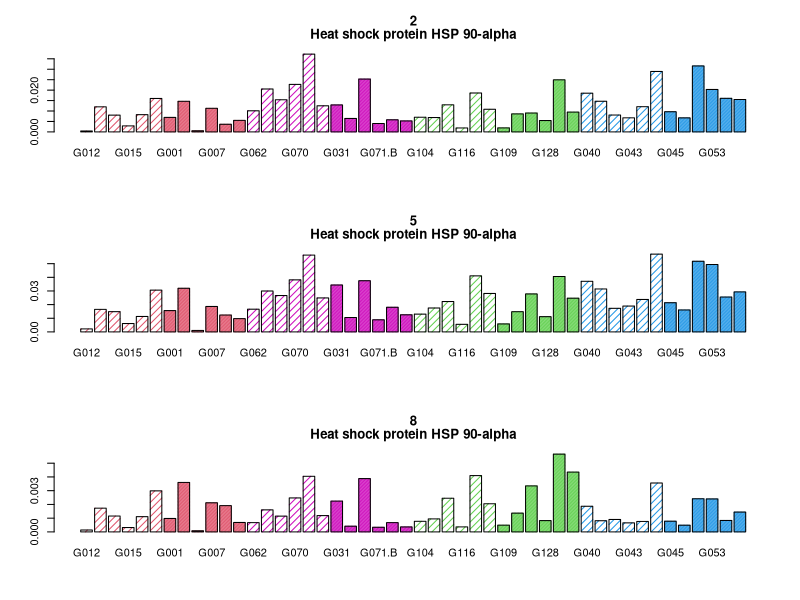
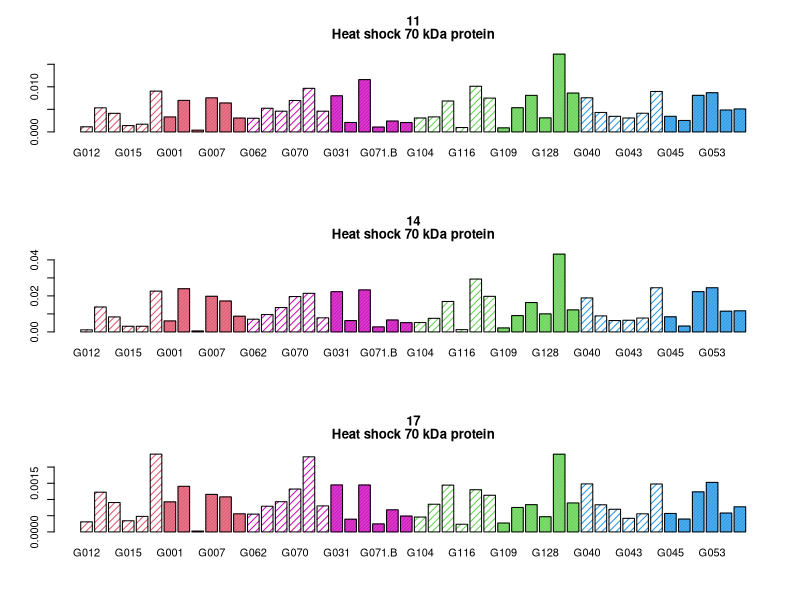
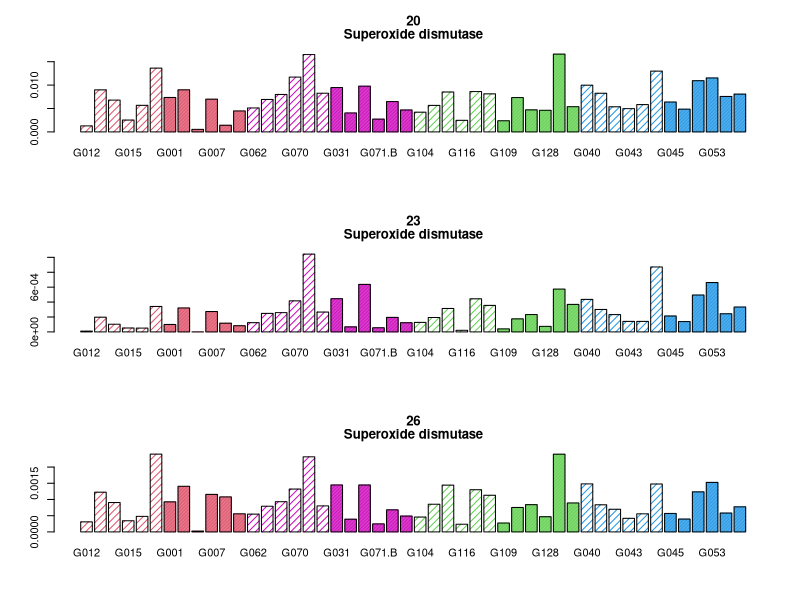
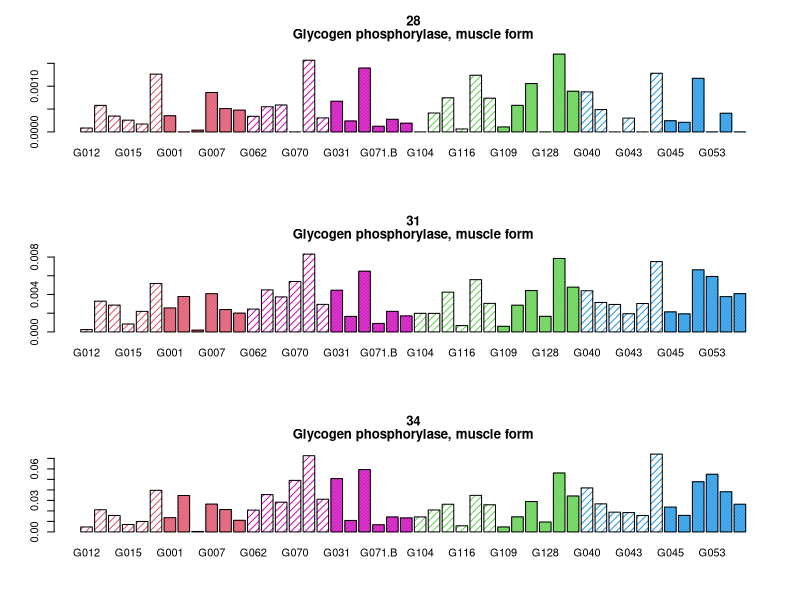
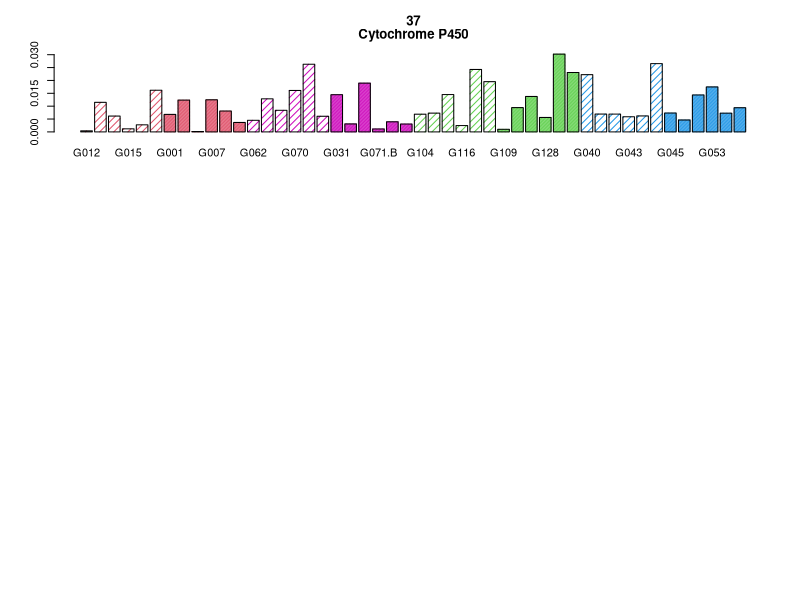

These charts were generated, in order, by the following R code: (Note: this script raises an error after producing the figures.)
SRM.data4plots.ordered <- read.csv(file="2017-08-31_SRM.data4plots.ordered.csv", header=TRUE, stringsAsFactors=FALSE, na.strings = "NA", row.names = 1)
SRM.data4plots.ordered <- as.matrix(SRM.data4plots.ordered)
SRM.proteins <- read.csv(file="2017-08-31_SRM.proteins.csv", header=TRUE)


#Color = SRM.data4plots.ordered[117,]
# Symbol =SRM.data4plots.ordered[118,]

#### THE FOLLOWING PLOTS NON-STRINGENT MEAN DATA FOR EACH BIOLOGICAL REP., organized, & color/pattern coded by site/treatment

# HSP 90
par(mfrow=c(3,1))
barplot(SRM.data4plots.ordered[sum(1:3),], main=SRM.proteins[1,c(1:2)], col=SRM.data4plots.ordered[117,], density=SRM.data4plots.ordered[118,])
barplot(SRM.data4plots.ordered[sum(4:6),], main=SRM.proteins[4,c(1:2)], col=SRM.data4plots.ordered[117,], density=SRM.data4plots.ordered[118,])
barplot(SRM.data4plots.ordered[sum(7:9),], main=SRM.proteins[7,c(1:2)], col=SRM.data4plots.ordered[117,], density=SRM.data4plots.ordered[118,])

# HSP 70
par(mfrow=c(3,1))
barplot(SRM.data4plots.ordered[sum(10:12),], main=SRM.proteins[10,c(1:2)], col=SRM.data4plots.ordered[117,], density=SRM.data4plots.ordered[118,])
barplot(SRM.data4plots.ordered[sum(13:15),], main=SRM.proteins[13,c(1:2)], col=SRM.data4plots.ordered[117,], density=SRM.data4plots.ordered[118,])
barplot(SRM.data4plots.ordered[sum(16:18),], main=SRM.proteins[16,c(1:2)], col=SRM.data4plots.ordered[117,], density=SRM.data4plots.ordered[118,])

# SUPEROXIDE DISMUTASE 
par(mfrow=c(3,1))
barplot(SRM.data4plots.ordered[sum(19:21),], main=SRM.proteins[19,c(1:2)], col=SRM.data4plots.ordered[117,], density=SRM.data4plots.ordered[118,])
barplot(SRM.data4plots.ordered[sum(22:24),], main=SRM.proteins[22,c(1:2)], col=SRM.data4plots.ordered[117,], density=SRM.data4plots.ordered[118,])
barplot(SRM.data4plots.ordered[sum(25:26),], main=SRM.proteins[25,c(1:2)], col=SRM.data4plots.ordered[117,], density=SRM.data4plots.ordered[118,])

# GLYCOGEN PHOSPHORYLASE, MUSCLE FORM 
par(mfrow=c(3,1))
barplot(SRM.data4plots.ordered[sum(27:29),], main=SRM.proteins[27,c(1:2)], col=SRM.data4plots.ordered[117,], density=SRM.data4plots.ordered[118,])
barplot(SRM.data4plots.ordered[sum(30:32),], main=SRM.proteins[30,c(1:2)], col=SRM.data4plots.ordered[117,], density=SRM.data4plots.ordered[118,])
barplot(SRM.data4plots.ordered[sum(33:35),], main=SRM.proteins[33,c(1:2)], col=SRM.data4plots.ordered[117,], density=SRM.data4plots.ordered[118,])

# CYTOCHROME P450 #WTF is happening here???? why can't i sum 3 rows together that are 39 and above?!?!?!
par(mfrow=c(3,1))
barplot(SRM.data4plots.ordered[sum(36:38),], main=SRM.proteins[36,c(1:2)], col=SRM.data4plots.ordered[117,], density=SRM.data4plots.ordered[118,])
barplot(SRM.data4plots.ordered[sum(39:41),], main=SRM.proteins[39,c(1:2)], col=SRM.data4plots.ordered[117,], density=SRM.data4plots.ordered[118,])
barplot(SRM.data4plots.ordered[sum(42:44),], main=SRM.proteins[42,c(1:2)], col=SRM.data4plots.ordered[117,], density=SRM.data4plots.ordered[118,])

SRM.data4plots.ordered[sum(36:38),] #sum of rows 36-38 works
SRM.data4plots.ordered[sum(39:41),] #sum of rows 39-41 does NOT work
SRM.data4plots.ordered[mean(39:41),] #but the MEAN of rows 39-41 does work
SRM.data4plots.ordered[sum(39:40),] #this works
SRM.data4plots.ordered[sum(40:41),] #this works
SRM.data4plots.ordered[sum(39,41),] #this works
is.numeric(SRM.data4plots.ordered[39:41,]) #all data in all three rows are numeric
any(is.na(SRM.data4plots.ordered[39:41,])) #no NA data in these three rows


#### THE REST OF THE BAR PLOTS WON'T WORK, ALL WITH THE SAME ERROR and curious behavior 

# 
par(mfrow=c(3,1))
barplot(SRM.data4plots.ordered[sum(45:47),], main=SRM.proteins[45,c(1:2)], col=SRM.data4plots.ordered[117,], density=SRM.data4plots.ordered[118,])
barplot(SRM.data4plots.ordered[sum(48:50),], main=SRM.proteins[48,c(1:2)], col=SRM.data4plots.ordered[117,], density=SRM.data4plots.ordered[118,])
barplot(SRM.data4plots.ordered[sum(51:53),], main=SRM.proteins[51,c(1:2)], col=SRM.data4plots.ordered[117,], density=SRM.data4plots.ordered[118,])

# 
par(mfrow=c(3,1))
barplot(SRM.data4plots.ordered[sum(54:56),], main=SRM.proteins[54,c(1:2)], col=SRM.data4plots.ordered[117,], density=SRM.data4plots.ordered[118,])
barplot(SRM.data4plots.ordered[sum(57:59),], main=SRM.proteins[57,c(1:2)], col=SRM.data4plots.ordered[117,], density=SRM.data4plots.ordered[118,])
barplot(SRM.data4plots.ordered[sum(60:62),], main=SRM.proteins[60,c(1:2)], col=SRM.data4plots.ordered[117,], density=SRM.data4plots.ordered[118,])

# 
par(mfrow=c(3,1))
barplot(SRM.data4plots.ordered[sum(63:65),], main=SRM.proteins[63,c(1:2)], col=SRM.data4plots.ordered[117,], density=SRM.data4plots.ordered[118,])
barplot(SRM.data4plots.ordered[sum(66:68),], main=SRM.proteins[66,c(1:2)], col=SRM.data4plots.ordered[117,], density=SRM.data4plots.ordered[118,])
barplot(SRM.data4plots.ordered[sum(69:71),], main=SRM.proteins[69,c(1:2)], col=SRM.data4plots.ordered[117,], density=SRM.data4plots.ordered[118,])

# 
par(mfrow=c(3,1))
barplot(SRM.data4plots.ordered[sum(72:74),], main=SRM.proteins[72,c(1:2)], col=SRM.data4plots.ordered[117,], density=SRM.data4plots.ordered[118,])
barplot(SRM.data4plots.ordered[sum(75:77),], main=SRM.proteins[75,c(1:2)], col=SRM.data4plots.ordered[117,], density=SRM.data4plots.ordered[118,])
barplot(SRM.data4plots.ordered[sum(78:80),], main=SRM.proteins[78,c(1:2)], col=SRM.data4plots.ordered[117,], density=SRM.data4plots.ordered[118,])

# 
par(mfrow=c(3,1))
barplot(SRM.data4plots.ordered[sum(81:82),], main=SRM.proteins[81,c(1:2)], col=SRM.data4plots.ordered[117,], density=SRM.data4plots.ordered[118,])
barplot(SRM.data4plots.ordered[sum(83:85),], main=SRM.proteins[83,c(1:2)], col=SRM.data4plots.ordered[117,], density=SRM.data4plots.ordered[118,])
barplot(SRM.data4plots.ordered[sum(86:88),], main=SRM.proteins[86,c(1:2)], col=SRM.data4plots.ordered[117,], density=SRM.data4plots.ordered[118,])

# 
par(mfrow=c(3,1))
barplot(SRM.data4plots.ordered[sum(89:91),], main=SRM.proteins[89,c(1:2)], col=SRM.data4plots.ordered[117,], density=SRM.data4plots.ordered[118,])
barplot(SRM.data4plots.ordered[sum(92:94),], main=SRM.proteins[92,c(1:2)], col=SRM.data4plots.ordered[117,], density=SRM.data4plots.ordered[118,])
barplot(SRM.data4plots.ordered[sum(95:97),], main=SRM.proteins[95,c(1:2)], col=SRM.data4plots.ordered[117,], density=SRM.data4plots.ordered[118,])

# 
par(mfrow=c(3,1))
barplot(SRM.data4plots.ordered[sum(98:100),], main=SRM.proteins[98,c(1:2)], col=SRM.data4plots.ordered[117,], density=SRM.data4plots.ordered[118,])
barplot(SRM.data4plots.ordered[sum(101:103),], main=SRM.proteins[101,c(1:2)], col=SRM.data4plots.ordered[117,], density=SRM.data4plots.ordered[118,])
barplot(SRM.data4plots.ordered[sum(104:106),], main=SRM.proteins[104,c(1:2)], col=SRM.data4plots.ordered[117,], density=SRM.data4plots.ordered[118,])

# 
par(mfrow=c(3,1))
barplot(SRM.data4plots.ordered[sum(107:109),], main=SRM.proteins[107,c(1:2)], col=SRM.data4plots.ordered[117,], density=SRM.data4plots.ordered[118,])
barplot(SRM.data4plots.ordered[sum(110:112),], main=SRM.proteins[110,c(1:2)], col=SRM.data4plots.ordered[117,], density=SRM.data4plots.ordered[118,])
barplot(SRM.data4plots.ordered[sum(113:115),], main=SRM.proteins[113,c(1:2)], col=SRM.data4plots.ordered[117,], density=SRM.data4plots.ordered[118,])